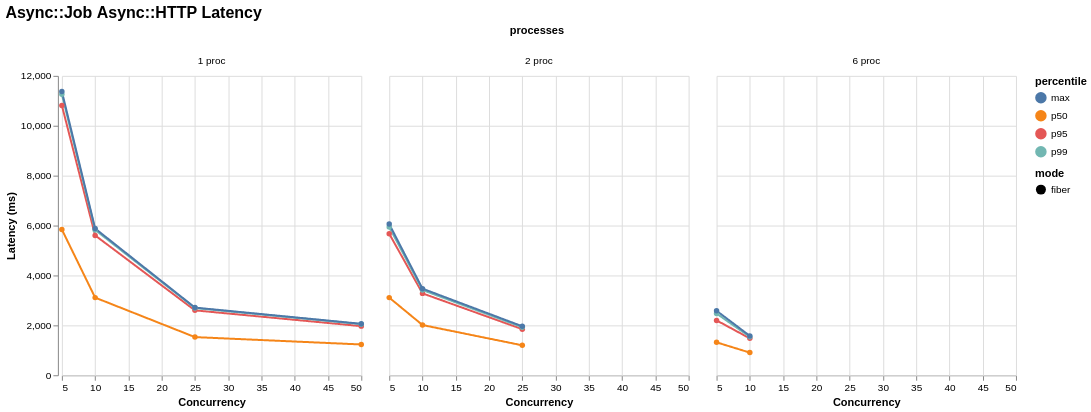

This figure's Vega-Lite source:
### Vega-Lite specification from a JSON file in a GitHub repository (floating-point values rounded to 4 significant figures)
{"$schema": "https://vega.github.io/schema/vega-lite/v6.json", "title": "Async::Job Async::HTTP Latency", "data": {"values": [{"mode": "fiber", "concurrency": 5, "processes": "1 proc", "percentile": "p50", "value": 5840.0}, {"mode": "fiber", "concurrency": 5, "processes": "1 proc", "percentile": "p95", "value": 10820.0}, {"mode": "fiber", "concurrency": 5, "processes": "1 proc", "percentile": "p99", "value": 11260.0}, {"mode": "fiber", "concurrency": 5, "processes": "1 proc", "percentile": "max", "value": 11370.0}, {"mode": "fiber", "concurrency": 10, "processes": "1 proc", "percentile": "p50", "value": 3112.0}, {"mode": "fiber", "concurrency": 10, "processes": "1 proc", "percentile": "p95", "value": 5605.0}, {"mode": "fiber", "concurrency": 10, "processes": "1 proc", "percentile": "p99", "value": 5825.0}, {"mode": "fiber", "concurrency": 10, "processes": "1 proc", "percentile": "max", "value": 5881.0}, {"mode": "fiber", "concurrency": 25, "processes": "1 proc", "percentile": "p50", "value": 1529.0}, {"mode": "fiber", "concurrency": 25, "processes": "1 proc", "percentile": "p95", "value": 2601.0}, {"mode": "fiber", "concurrency": 25, "processes": "1 proc", "percentile": "p99", "value": 2692.0}, {"mode": "fiber", "concurrency": 25, "processes": "1 proc", "percentile": "max", "value": 2711.0}, {"mode": "fiber", "concurrency": 50, "processes": "1 proc", "percentile": "p50", "value": 1234.0}, {"mode": "fiber", "concurrency": 50, "processes": "1 proc", "percentile": "p95", "value": 1969.0}, {"mode": "fiber", "concurrency": 50, "processes": "1 proc", "percentile": "p99", "value": 2047.0}, {"mode": "fiber", "concurrency": 50, "processes": "1 proc", "percentile": "max", "value": 2062.0}, {"mode": "fiber", "concurrency": 5, "processes": "2 proc", "percentile": "p50", "value": 3112.0}, {"mode": "fiber", "concurrency": 5, "processes": "2 proc", "percentile": "p95", "value": 5673.0}, {"mode": "fiber", "concurrency": 5, "processes": "2 proc", "percentile": "p99", "value": 5943.0}, {"mode": "fiber", "concurrency": 5, "processes": "2 proc", "percentile": "max", "value": 6059.0}, {"mode": "fiber", "concurrency": 10, "processes": "2 proc", "percentile": "p50", "value": 2013.0}, {"mode": "fiber", "concurrency": 10, "processes": "2 proc", "percentile": "p95", "value": 3281.0}, {"mode": "fiber", "concurrency": 10, "processes": "2 proc", "percentile": "p99", "value": 3416.0}, {"mode": "fiber", "concurrency": 10, "processes": "2 proc", "percentile": "max", "value": 3471.0}, {"mode": "fiber", "concurrency": 25, "processes": "2 proc", "percentile": "p50", "value": 1200.0}, {"mode": "fiber", "concurrency": 25, "processes": "2 proc", "percentile": "p95", "value": 1847.0}, {"mode": "fiber", "concurrency": 25, "processes": "2 proc", "percentile": "p99", "value": 1925.0}, {"mode": "fiber", "concurrency": 25, "processes": "2 proc", "percentile": "max", "value": 1962.0}, {"mode": "fiber", "concurrency": 5, "processes": "6 proc", "percentile": "p50", "value": 1319.0}, {"mode": "fiber", "concurrency": 5, "processes": "6 proc", "percentile": "p95", "value": 2198.0}, {"mode": "fiber", "concurrency": 5, "processes": "6 proc", "percentile": "p99", "value": 2473.0}, {"mode": "fiber", "concurrency": 5, "processes": "6 proc", "percentile": "max", "value": 2583.0}, {"mode": "fiber", "concurrency": 10, "processes": "6 proc", "percentile": "p50", "value": 907.6}, {"mode": "fiber", "concurrency": 10, "processes": "6 proc", "percentile": "p95", "value": 1479.0}, {"mode": "fiber", "concurrency": 10, "processes": "6 proc", "percentile": "p99", "value": 1538.0}, {"mode": "fiber", "concurrency": 10, "processes": "6 proc", "percentile": "max", "value": 1578.0}]}, "mark": {"type": "line", "point": true, "tooltip": true}, "encoding": {"x": {"field": "concurrency", "type": "quantitative", "title": "Concurrency"}, "y": {"field": "value", "type": "quantitative", "title": "Latency (ms)"}, "color": {"field": "percentile", "type": "nominal"}, "tooltip": [{"field": "mode", "type": "nominal"}, {"field": "concurrency", "type": "nominal"}, {"field": "processes", "type": "nominal"}, {"field": "metric", "type": "nominal"}, {"field": "percentile", "type": "nominal"}, {"field": "value", "type": "quantitative"}], "strokeDash": {"field": "mode", "type": "nominal"}, "column": {"field": "processes", "type": "nominal"}}, "config": {"background": "white", "axis": {"labelFont": "Arial", "titleFont": "Arial", "grid": true}, "legend": {"labelFont": "Arial", "titleFont": "Arial"}, "title": {"font": "Arial", "fontSize": 16, "anchor": "start"}, "view": {"stroke": null}}}
